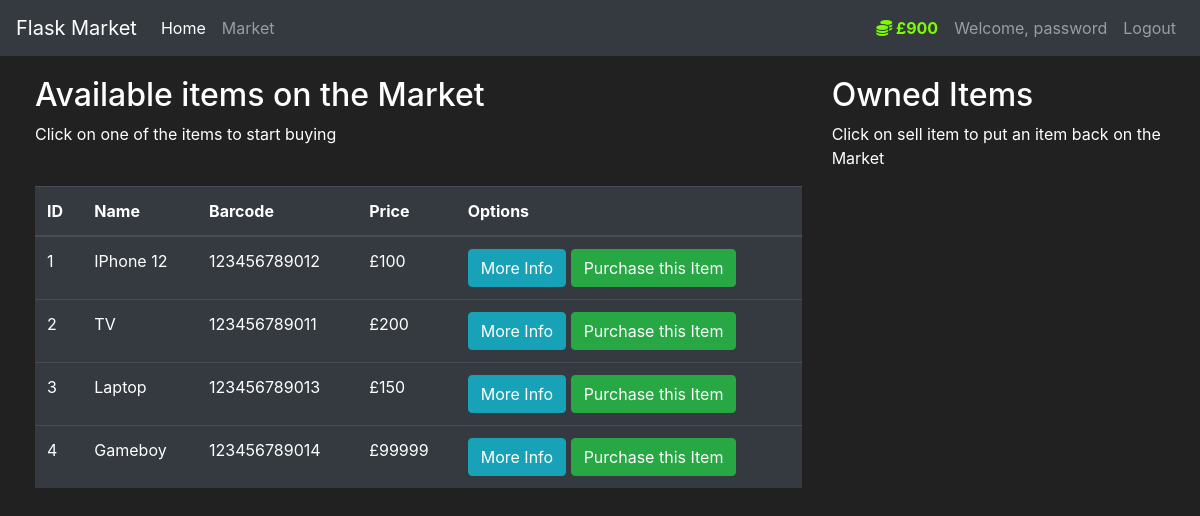
/market (signed in), run on the app's committed database.
### market/models.py (models this page shows, shortened)
class User(db.Model, UserMixin):
    id = db.Column(db.Integer(), primary_key=True)
    username = db.Column(db.String(length=30), nullable=False, unique=True)
    email_address = db.Column(db.String(length=50), nullable=False, unique=True)
    password_hash = db.Column(db.String(length=60), nullable=False)
    budget = db.Column(db.Integer(), nullable=False, default=1000)
    items = db.relationship('Item', backref='owned_user', lazy=True)
    @property
    def password(self):
        return self.password
    @property
    def prettier_budget(self):
        if len(str(self.budget)) >= 4:
            return f'£{str(self.budget)[:-3]},{str(self.budget)[-3:]}'
        else:
            return f'£{self.budget}'

class Item(db.Model):
    id = db.Column(db.Integer(), primary_key=True)
    name = db.Column(db.String(length=30), nullable=False, unique=True)
    price = db.Column(db.Integer(), nullable=False)
    barcode = db.Column(db.String(length=12), nullable=False, unique=True)
    description = db.Column(db.String(length=1024), nullable=False, unique=True)
    owner = db.Column(db.Integer(), db.ForeignKey('user.id'))

### market/routes.py (the view, shortened to what this page needs)
@app.route('/market', methods=['GET', 'POST'])
@login_required
def market_page():
    purchase_form = PurchaseItemForm()
    items = Item.query.all()
    return render_template('market.html', items=items, purchase_form=purchase_form)

### market/models.py (called while the page is built)
@login_manager.user_loader
def load_user(user_id):
    return User.query.get(int(user_id))

### market/templates/market.html (shortened to what this page needs)
{% extends 'base.html' %}
{% block content %}
<div class="row" style="margin-top:20px; margin-left:20px">
    <div class="col-8">
        <h2>Available items on the Market</h2>
        <p>Click on one of the items to start buying</p>
        <br>
        <table class="table table-hover table-dark">
            <thead>
            <tr>
                <th scope="col">ID</th>
                <th scope="col">Name</th>
                <th scope="col">Barcode</th>
                <th scope="col">Price</th>
                <th scope="col">Options</th>
            </tr>
            </thead>
            <tbody>
            {% for item in items %}
            <tr>
                <td>{{ item.id }}</td>
                <td>{{ item.name }}</td>
                <td>{{ item.barcode }}</td>
                <td>£{{ item.price }}</td>
                <td>
                    <button class="btn btn-outline btn-info" data-toggle="modal"
                            data-target="#Modal-MoreInfo-{{ item.id }}">More Info
                    </button>
                    <button class="btn btn-outline btn-success" data-toggle="modal"
                            data-target="#Modal-PurchaseConfirm-{{ item.id }}">Purchase this Item
                    </button>
                </td>
            </tr>
            {% endfor %}
            </tbody>
        </table>
    </div>
    <div class="col-4">
        <h2>Owned Items</h2>
        <p>Click on sell item to put an item back on the Market</p>
        <br>
    </div>
</div>
{% endblock %}

### market/templates/base.html (shortened to what this page needs)
<!doctype html>
<html lang="en">
<head>
    <link rel="stylesheet" href="https://cdn.jsdelivr.net/npm/bootstrap@4.5.3/dist/css/bootstrap.min.css"
>
    <link rel="stylesheet" href="https://cdnjs.cloudflare.com/ajax/libs/font-awesome/6.3.0/css/all.min.css">
</head>
<body>
<nav class="navbar navbar-expand-md navbar-dark bg-dark">
    <a class="navbar-brand" href="#">Flask Market</a>
    <div class="collapse navbar-collapse" id="navbarNav">
        <ul class="navbar-nav mr-auto">
            <li class="nav-item active">
                <a class="nav-link" href="{{ url_for('home_page') }}">Home <span class="sr-only">(current)</span></a>
            </li>
            <li class="nav-item">
                <a class="nav-link" href="{{ url_for('market_page') }}">Market</a>
            </li>
        </ul>
        {% if current_user.is_authenticated %}
        <ul class="navbar-nav">
            <li class="nav-item">
                <a class="nav-link" style="color: lawngreen; font-weight: bold">
                    <i class="fas fa-coins"></i>
                    {{ current_user.prettier_budget }}
                </a>
            </li>
            <li class="nav-item">
                <a class="nav-link">Welcome, {{ current_user.username }}</a>
            </li>
            <li class="nav-item">
                <a class="nav-link" href="{{ url_for('logout_page') }}">Logout</a>
            </li>
        </ul>
        {% endif %}
    </div>
</nav>
{% block content %}
{% endblock %}
</body>
</html>

### market/templates/base.html (style rules this page uses)
body { background-color: #212121; color: white }

### data on the page
User: prettier_budget "£900", username "password"
Item: id "1", name "IPhone 12", barcode "123456789012", price "100"
Item: id "2", name "TV", barcode "123456789011", price "200"
Item: id "3", name "Laptop", barcode "123456789013", price "150"
Item: id "4", name "Gameboy", barcode "123456789014", price "99999"
